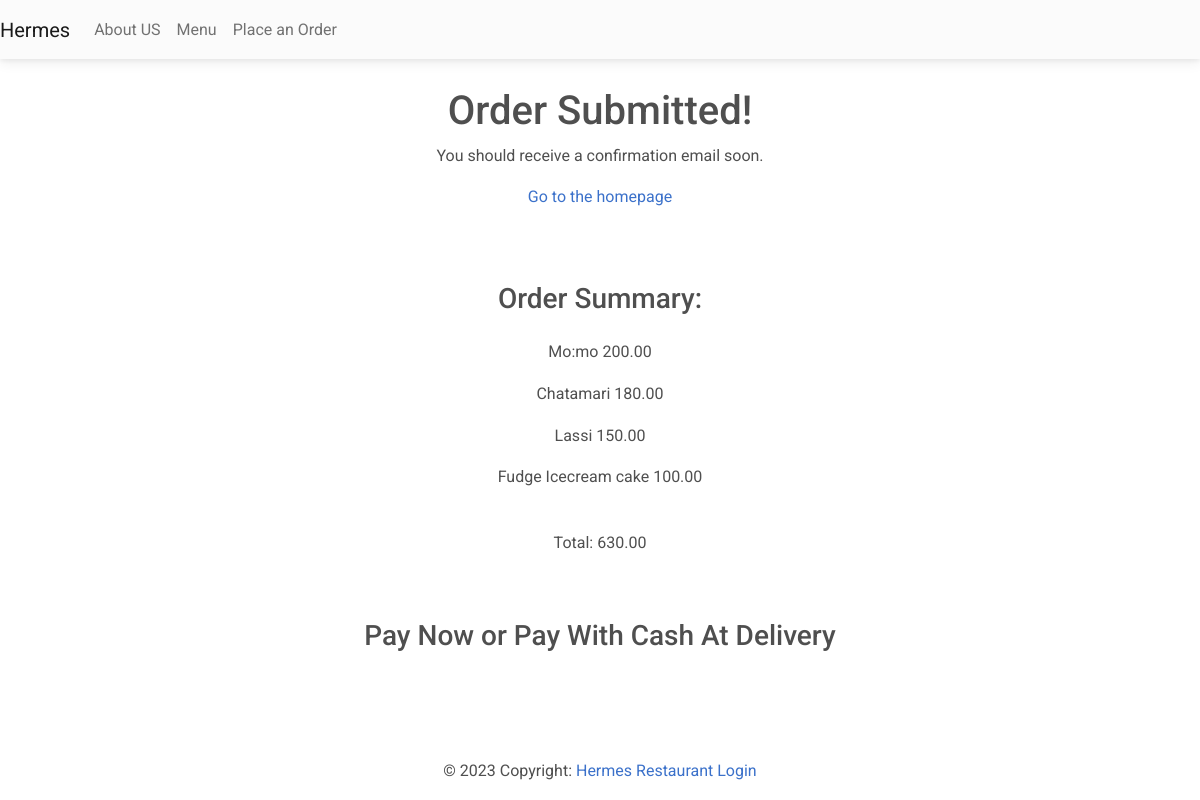
Screenshot of /order-confirmation/19 with the database file from the repository.
### customer/models.py (models this page shows, shortened)
class MenuItem(models.Model):
    name= models.CharField(max_length=100)
    description=models.TextField()
    image = models.ImageField(upload_to='menu_images/')
    price = models.DecimalField(max_digits=5, decimal_places=2)
    category =models.ManyToManyField('Category',related_name='item')

class OrderModel(models.Model):
    created_on = models.DateTimeField(auto_now_add=True)
    price = models.DecimalField(max_digits=7, decimal_places=2)
    items = models.ManyToManyField(
        'MenuItem', related_name='order', blank=True)
    name = models.CharField(max_length=50, blank=True)
    email = models.CharField(max_length=50, blank=True)
    address = models.CharField(max_length=50, blank=True)

### customer/views.py (the view, shortened to what this page needs)
# urls.py: path('order-confirmation/<int:pk>', OrderConfirmation.as_view(),
class OrderConfirmation(View):
    def get(self, request, pk, *args, **kwargs):
        order = OrderModel.objects.get(pk=pk)
        context = {
            'pk': order.pk,
            'items': order.items,
            'price': order.price,
        }
        return render(request, 'customer/order_confirmation.html', context)

### customer/templates/customer/order_confirmation.html (shortened to what this page needs)
{% extends 'customer/base.html' %}
{% block content %}
<div class="container mb-5">
    <div class="row justify-content-center mt-1">
        <div class="col-md-5 col-sm-12 p-4 text-center">
            <h1>Order Submitted!</h1>
            <p>You should receive a confirmation email soon.</p>
            <a href="{% url 'index' %}">Go to the homepage</a>
        </div>
    </div>
    <div class="row justify-content-center mt-5">
        <div class="col-md-5 col-sm-12 text-center">
            <h3 class="pb-3">Order Summary:</h3>
            {% for item in items.all %}
                <p>{{ item.name }} <span class="pl-3">{{ item.price }}</span></p>
            {% endfor %}
            <p class="font-weight-bold pt-4">Total: {{ price }}</p>
        </div>
    </div>
    <div class="row justify-content-center pb-2 pt-5">
        <div class="col-md-6 text-center">
            <h3>Pay Now or Pay With Cash At Delivery</h3>
        </div>
    </div>
    <div class="row justify-content-center pb-5">
    </div>
</div>
{% endblock content %}

### rows the page displays
MenuItem: name "Mo:mo", price "200.00"
MenuItem: name "Chatamari", price "180.00"
MenuItem: name "Lassi", price "150.00"
MenuItem: name "Fudge Icecream cake", price "100.00"
OrderModel: price "630.00"
